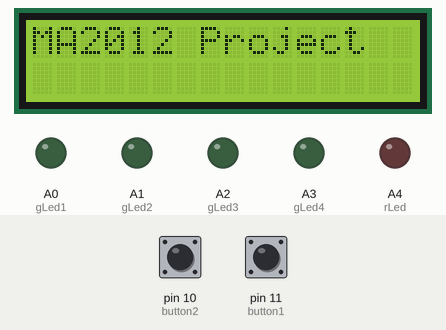
Recording of a sketch running on a simulated Arduino Uno, built with avr-gcc and run on an emulated ATmega328P. Shown: 16×2 character LCD, output pins drawn as LEDs (lit = HIGH). The test bench sets the inputs (shaded band); at power-on: pin 10 (button2) LOW, pin 11 (button1) HIGH.

Above: at 0.1 s.
At 3.85 s:
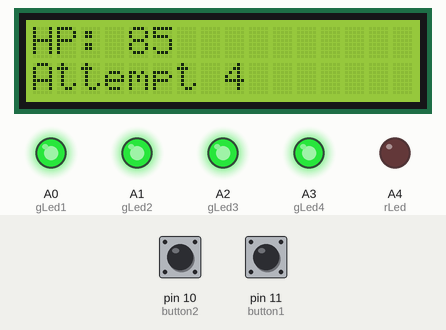
At 7.46 s:
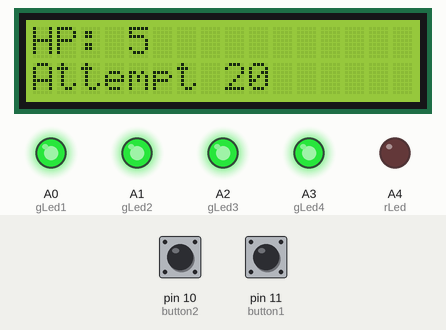
At 15.39 s:
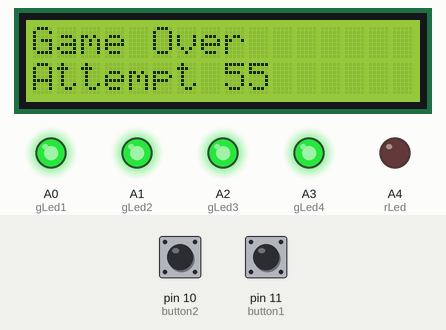
At 23.55 s:
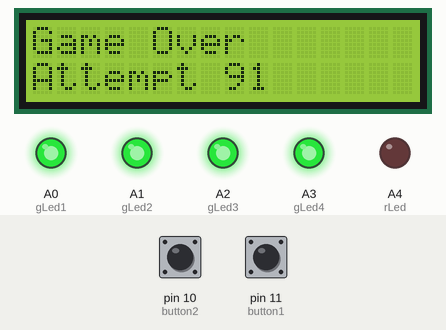
At 39.88 s:
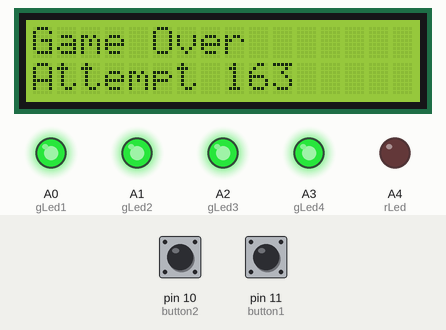

The sketch:

Level_1.ino
```cpp
/*
MCU1: PushButton Puzzle & LCD Display (HP & # Attempts),
  sends elevator signal to MCU2
Green LED * 4
Red LED * 1
Pushbutton * 4
LCD * 1
Buzzer * 1 (Optional, not added yet)
*/
#include <LiquidCrystal.h>
#include <SoftwareSerial.h>
#define RxD 2
#define TxD 3 //3, 2 for mcu2
SoftwareSerial MCU1(RxD, TxD);

const int rs = 6, en = 7, d4 = 5, d5 = 4, d6 = 13, d7 = 12;
LiquidCrystal lcd(rs, en, d4, d5, d6, d7);

int corr_seq=0;
const int button1= 11;
const int button2= 10;
const int button3= 9;
const int button4= 8;

const int gLed1 = A0;
const int gLed2 = A1;
const int gLed3 = A2;
const int gLed4 = A3;
const int rLed = A4;

char sequence[4] = {'4', '2', '3', '1'};//define correct sequence
char buttonCur = ' ';
int i = 0;//iterator of current digit in sequence

int HP = 100;
short int attemptNum = 1;
int secPerDecay = 100;

int lv2Clear = 0;

void setup() {
  pinMode(RxD, INPUT);
  pinMode(TxD, OUTPUT);
  MCU1.begin(9600);

  lcd.begin(16, 2);

  pinMode(button1,INPUT);
  pinMode(button2,INPUT);
  pinMode(button3,INPUT);
  pinMode(button4,INPUT);

  pinMode(gLed1,OUTPUT);
  pinMode(gLed2,OUTPUT);
  pinMode(gLed3,OUTPUT);
  pinMode(gLed4,OUTPUT);
  pinMode(rLed,OUTPUT);
  Serial.begin(9600);

  lcd.setCursor(0, 0);//column, row
  lcd.print("MA2012 Project");
  delay(3000);
  lcd.clear();

  digitalWrite(gLed1, HIGH);
  digitalWrite(gLed2, HIGH);
  digitalWrite(gLed3, HIGH);
  digitalWrite(gLed4, HIGH);
  digitalWrite(rLed, HIGH);
}

void printCurState(){//prints current state on LCD
  lcd.clear();
  lcd.setCursor(0, 0);
  lcd.print("HP: ");
  lcd.setCursor(4, 0);
  lcd.print(HP);
  if(corr_seq==0){
    lcd.setCursor(0, 1);
    lcd.print("Attempt ");
    lcd.setCursor(8, 1);
    lcd.print(attemptNum);
  }
  else if(corr_seq==1 && secPerDecay == 21){
    lcd.setCursor(0, 1);
    lcd.print("Radiation Clear");
  }
  if(secPerDecay==30&&lv2Clear==0){
    lcd.clear();
    lcd.setCursor(0, 0);
    lcd.print("Lvl 2 Clear!");
    delay(3000);
    lv2Clear = 1;
  }
}
void successSequence(){
  lcd.clear();
  lcd.setCursor(0, 0);
  lcd.print("Lvl 1 Clear!");
  if (attemptNum<=3)
    MCU1.write(30);//send signal, elevator goes down to lv3
  else if (attemptNum<=10)
    MCU1.write(20);//send signal, elevator goes down to lv2 with hazmat
  else
    MCU1.write(10);//send signal, elevator goes down to lv2 without hazmat
  digitalWrite(gLed1,LOW);
  digitalWrite(gLed2,LOW);
  digitalWrite(gLed3,LOW);
  digitalWrite(gLed4,LOW);
  delay(3000);
}
int currentMillis, previousMillis=0;
void loop() {
  printCurState();

  //reading decay rate & deducting HP
  currentMillis = millis();
  if((currentMillis - previousMillis >= secPerDecay*1000)&& corr_seq){
    HP-=1;
    previousMillis = currentMillis;
  }
  else if(secPerDecay>=20) previousMillis = currentMillis;
  if(MCU1.available() && corr_seq==1){
    secPerDecay = MCU1.read();
    Serial.println(secPerDecay);
  }


  if(HP<=0){
    lcd.setCursor(0, 0);
    lcd.print("Game Over");
  }
  //perform if any button is pressed
  int ledToLight = gLed1;
  if(!digitalRead(button1)||!digitalRead(button2)||!digitalRead(button3)||!digitalRead(button4)&&corr_seq==0){
    if(!digitalRead(button1))
      {buttonCur = '1'; ledToLight = gLed1;}
    else if(!digitalRead(button2))
      {buttonCur = '2'; ledToLight = gLed2;}
    else if(!digitalRead(button3))
      {buttonCur = '3'; ledToLight = gLed3;}
    else
      {buttonCur = '4'; ledToLight = gLed4;}
    //if current button pressed is the correct one as defined by the sequence,
    //move to the next digit in sequence, light up corresponding LED
    /*Serial.println(buttonCur);
    Serial.println(sequence[i]);
    Serial.println(ledToLight);
    Serial.println();*/
    if (buttonCur==sequence[i]) {
      i++;
      digitalWrite(ledToLight,LOW);
      digitalWrite(rLed,HIGH);
      //last digit entered correctly
      if(i>=4){
        i=0;
        corr_seq=1;
        successSequence();
      }
    }
    //else, light up red LED, deduct HP, close all green LED
    else{
      digitalWrite(rLed,LOW);
      HP -= 5;//deduct 10 HP each wrong attempt
      attemptNum += 1;
      digitalWrite(gLed1,HIGH);digitalWrite(gLed2,HIGH);digitalWrite(gLed3,HIGH);digitalWrite(gLed4,HIGH);
      i=0;//reset i
    }

  }
  delay(220);

//reset problem, elevator?


}
```
